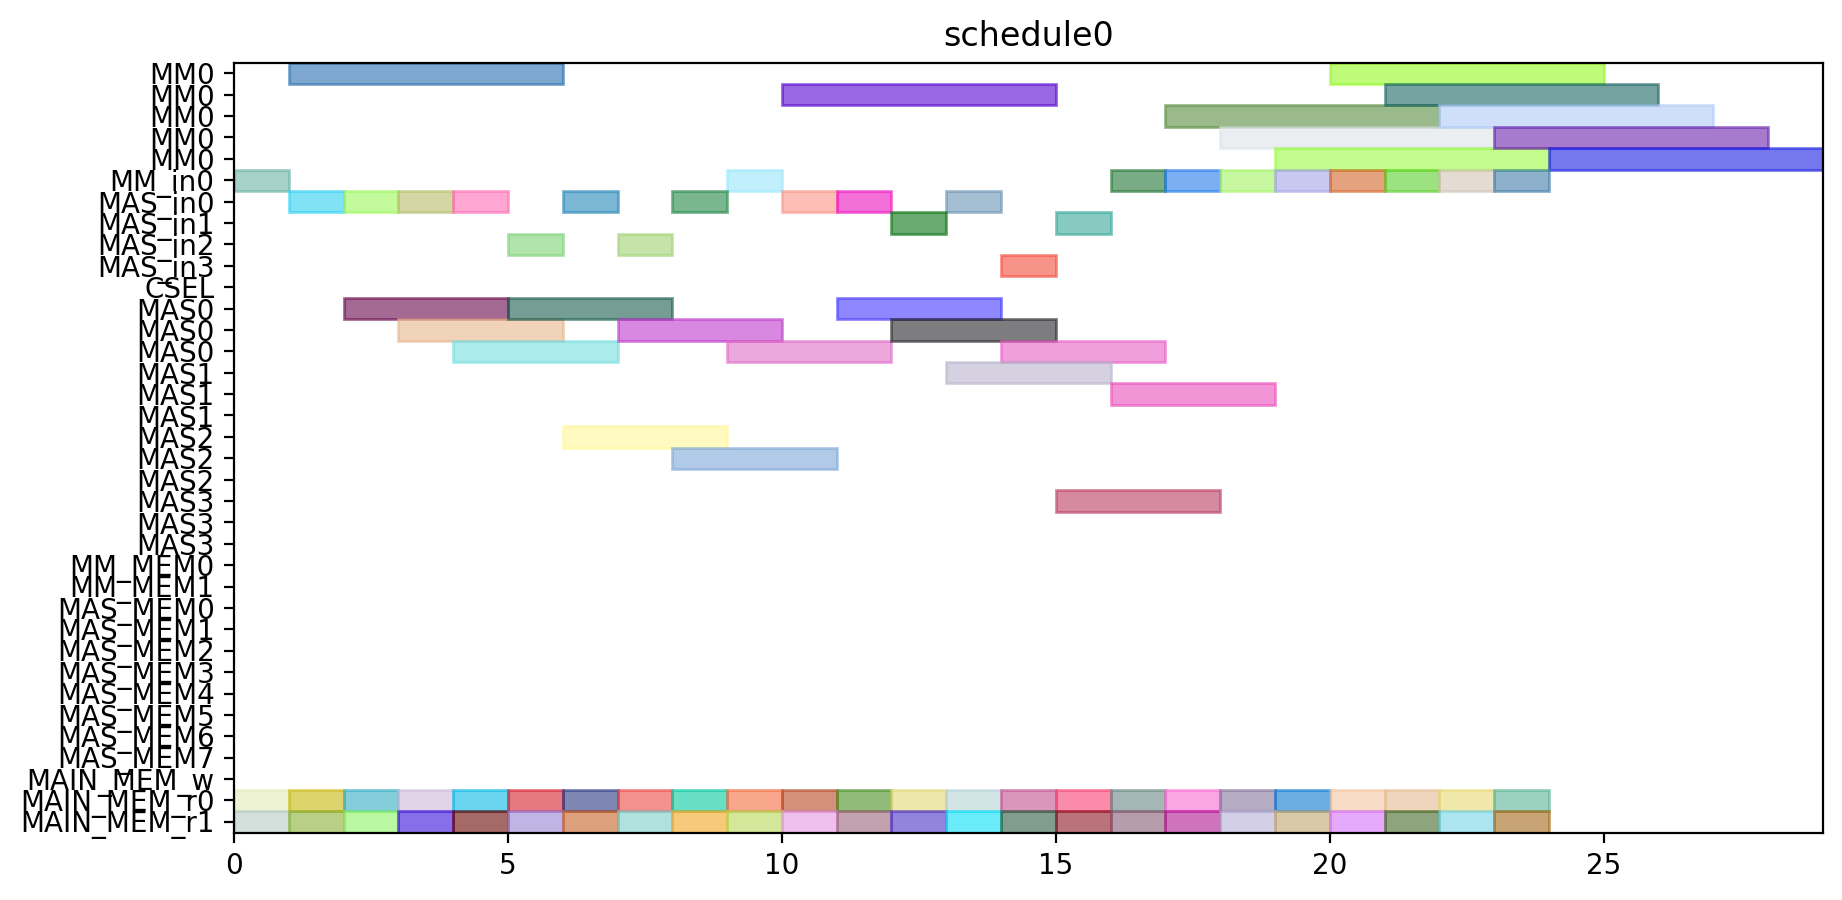

Write the Python code that produced this figure.
from pyschedule import Scenario, solvers, plotters, alt


def solve():
	horizon = 120
	S = Scenario("schedule0", horizon=horizon)

	# resource
	MM = S.Resources('MM', num=1, size=5)
	MM_in = S.Resources('MM_in', num=1)
	MAS_in = S.Resources('MAS_in', num=4)
	CSEL = S.Resource('CSEL')
	MAS = S.Resources('MAS', num=4, size=3, periods=range(1, horizon))
	MM_MEM = S.Resources('MM_MEM', num=2)
	MAS_MEM = S.Resources('MAS_MEM', num=8)
	MAIN_MEM_w = S.Resource('MAIN_MEM_w', size=1)
	MAIN_MEM_r = S.Resources('MAIN_MEM_r', num=2)

	# result of previous scheduling

	# new tasks
	t0_t0 = S.Task('t0_t0', length=3, delay_cost=1)
	t0_t0 += alt(MAS)
	t0_t0_in = S.Task('t0_t0_in', length=1, delay_cost=1)
	t0_t0_in += alt(MAS_in)
	S += t0_t0_in*MAS_in[0]<=t0_t0*MAS[0]

	S += t0_t0_in*MAS_in[1]<=t0_t0*MAS[1]

	S += t0_t0_in*MAS_in[2]<=t0_t0*MAS[2]

	S += t0_t0_in*MAS_in[3]<=t0_t0*MAS[3]

	t0_t0_mem0 = S.Task('t0_t0_mem0', length=1, delay_cost=1)
	t0_t0_mem0 += MAIN_MEM_r[0]
	S += t0_t0_mem0 <= t0_t0

	t0_t0_mem1 = S.Task('t0_t0_mem1', length=1, delay_cost=1)
	t0_t0_mem1 += MAIN_MEM_r[1]
	S += t0_t0_mem1 <= t0_t0

	t0_t1 = S.Task('t0_t1', length=3, delay_cost=1)
	t0_t1 += alt(MAS)
	t0_t1_in = S.Task('t0_t1_in', length=1, delay_cost=1)
	t0_t1_in += alt(MAS_in)
	S += t0_t1_in*MAS_in[0]<=t0_t1*MAS[0]

	S += t0_t1_in*MAS_in[1]<=t0_t1*MAS[1]

	S += t0_t1_in*MAS_in[2]<=t0_t1*MAS[2]

	S += t0_t1_in*MAS_in[3]<=t0_t1*MAS[3]

	t0_t1_mem0 = S.Task('t0_t1_mem0', length=1, delay_cost=1)
	t0_t1_mem0 += MAIN_MEM_r[0]
	S += t0_t1_mem0 <= t0_t1

	t0_t1_mem1 = S.Task('t0_t1_mem1', length=1, delay_cost=1)
	t0_t1_mem1 += MAIN_MEM_r[1]
	S += t0_t1_mem1 <= t0_t1

	t0_t3 = S.Task('t0_t3', length=5, delay_cost=1)
	t0_t3 += alt(MM)
	t0_t3_in = S.Task('t0_t3_in', length=1, delay_cost=1)
	t0_t3_in += alt(MM_in)
	S += t0_t3_in*MM_in[0]<=t0_t3*MM[0]
	t0_t3_mem0 = S.Task('t0_t3_mem0', length=1, delay_cost=1)
	t0_t3_mem0 += MAIN_MEM_r[0]
	S += t0_t3_mem0 <= t0_t3

	t0_t3_mem1 = S.Task('t0_t3_mem1', length=1, delay_cost=1)
	t0_t3_mem1 += MAIN_MEM_r[1]
	S += t0_t3_mem1 <= t0_t3

	t10 = S.Task('t10', length=3, delay_cost=1)
	t10 += alt(MAS)
	t10_in = S.Task('t10_in', length=1, delay_cost=1)
	t10_in += alt(MAS_in)
	S += t10_in*MAS_in[0]<=t10*MAS[0]

	S += t10_in*MAS_in[1]<=t10*MAS[1]

	S += t10_in*MAS_in[2]<=t10*MAS[2]

	S += t10_in*MAS_in[3]<=t10*MAS[3]

	t10_mem0 = S.Task('t10_mem0', length=1, delay_cost=1)
	t10_mem0 += MAIN_MEM_r[0]
	S += t10_mem0 <= t10

	t10_mem1 = S.Task('t10_mem1', length=1, delay_cost=1)
	t10_mem1 += MAIN_MEM_r[1]
	S += t10_mem1 <= t10

	t11 = S.Task('t11', length=3, delay_cost=1)
	t11 += alt(MAS)
	t11_in = S.Task('t11_in', length=1, delay_cost=1)
	t11_in += alt(MAS_in)
	S += t11_in*MAS_in[0]<=t11*MAS[0]

	S += t11_in*MAS_in[1]<=t11*MAS[1]

	S += t11_in*MAS_in[2]<=t11*MAS[2]

	S += t11_in*MAS_in[3]<=t11*MAS[3]

	t11_mem0 = S.Task('t11_mem0', length=1, delay_cost=1)
	t11_mem0 += MAIN_MEM_r[0]
	S += t11_mem0 <= t11

	t11_mem1 = S.Task('t11_mem1', length=1, delay_cost=1)
	t11_mem1 += MAIN_MEM_r[1]
	S += t11_mem1 <= t11

	t3_t0 = S.Task('t3_t0', length=5, delay_cost=1)
	t3_t0 += alt(MM)
	t3_t0_in = S.Task('t3_t0_in', length=1, delay_cost=1)
	t3_t0_in += alt(MM_in)
	S += t3_t0_in*MM_in[0]<=t3_t0*MM[0]
	t3_t0_mem0 = S.Task('t3_t0_mem0', length=1, delay_cost=1)
	t3_t0_mem0 += MAIN_MEM_r[0]
	S += t3_t0_mem0 <= t3_t0

	t3_t0_mem1 = S.Task('t3_t0_mem1', length=1, delay_cost=1)
	t3_t0_mem1 += MAIN_MEM_r[1]
	S += t3_t0_mem1 <= t3_t0

	t3_t1 = S.Task('t3_t1', length=5, delay_cost=1)
	t3_t1 += alt(MM)
	t3_t1_in = S.Task('t3_t1_in', length=1, delay_cost=1)
	t3_t1_in += alt(MM_in)
	S += t3_t1_in*MM_in[0]<=t3_t1*MM[0]
	t3_t1_mem0 = S.Task('t3_t1_mem0', length=1, delay_cost=1)
	t3_t1_mem0 += MAIN_MEM_r[0]
	S += t3_t1_mem0 <= t3_t1

	t3_t1_mem1 = S.Task('t3_t1_mem1', length=1, delay_cost=1)
	t3_t1_mem1 += MAIN_MEM_r[1]
	S += t3_t1_mem1 <= t3_t1

	t3_t2 = S.Task('t3_t2', length=3, delay_cost=1)
	t3_t2 += alt(MAS)
	t3_t2_in = S.Task('t3_t2_in', length=1, delay_cost=1)
	t3_t2_in += alt(MAS_in)
	S += t3_t2_in*MAS_in[0]<=t3_t2*MAS[0]

	S += t3_t2_in*MAS_in[1]<=t3_t2*MAS[1]

	S += t3_t2_in*MAS_in[2]<=t3_t2*MAS[2]

	S += t3_t2_in*MAS_in[3]<=t3_t2*MAS[3]

	t3_t2_mem0 = S.Task('t3_t2_mem0', length=1, delay_cost=1)
	t3_t2_mem0 += MAIN_MEM_r[0]
	S += t3_t2_mem0 <= t3_t2

	t3_t2_mem1 = S.Task('t3_t2_mem1', length=1, delay_cost=1)
	t3_t2_mem1 += MAIN_MEM_r[1]
	S += t3_t2_mem1 <= t3_t2

	t3_t3 = S.Task('t3_t3', length=3, delay_cost=1)
	t3_t3 += alt(MAS)
	t3_t3_in = S.Task('t3_t3_in', length=1, delay_cost=1)
	t3_t3_in += alt(MAS_in)
	S += t3_t3_in*MAS_in[0]<=t3_t3*MAS[0]

	S += t3_t3_in*MAS_in[1]<=t3_t3*MAS[1]

	S += t3_t3_in*MAS_in[2]<=t3_t3*MAS[2]

	S += t3_t3_in*MAS_in[3]<=t3_t3*MAS[3]

	t3_t3_mem0 = S.Task('t3_t3_mem0', length=1, delay_cost=1)
	t3_t3_mem0 += MAIN_MEM_r[0]
	S += t3_t3_mem0 <= t3_t3

	t3_t3_mem1 = S.Task('t3_t3_mem1', length=1, delay_cost=1)
	t3_t3_mem1 += MAIN_MEM_r[1]
	S += t3_t3_mem1 <= t3_t3

	t4_t0 = S.Task('t4_t0', length=3, delay_cost=1)
	t4_t0 += alt(MAS)
	t4_t0_in = S.Task('t4_t0_in', length=1, delay_cost=1)
	t4_t0_in += alt(MAS_in)
	S += t4_t0_in*MAS_in[0]<=t4_t0*MAS[0]

	S += t4_t0_in*MAS_in[1]<=t4_t0*MAS[1]

	S += t4_t0_in*MAS_in[2]<=t4_t0*MAS[2]

	S += t4_t0_in*MAS_in[3]<=t4_t0*MAS[3]

	t4_t0_mem0 = S.Task('t4_t0_mem0', length=1, delay_cost=1)
	t4_t0_mem0 += MAIN_MEM_r[0]
	S += t4_t0_mem0 <= t4_t0

	t4_t0_mem1 = S.Task('t4_t0_mem1', length=1, delay_cost=1)
	t4_t0_mem1 += MAIN_MEM_r[1]
	S += t4_t0_mem1 <= t4_t0

	t4_t1 = S.Task('t4_t1', length=3, delay_cost=1)
	t4_t1 += alt(MAS)
	t4_t1_in = S.Task('t4_t1_in', length=1, delay_cost=1)
	t4_t1_in += alt(MAS_in)
	S += t4_t1_in*MAS_in[0]<=t4_t1*MAS[0]

	S += t4_t1_in*MAS_in[1]<=t4_t1*MAS[1]

	S += t4_t1_in*MAS_in[2]<=t4_t1*MAS[2]

	S += t4_t1_in*MAS_in[3]<=t4_t1*MAS[3]

	t4_t1_mem0 = S.Task('t4_t1_mem0', length=1, delay_cost=1)
	t4_t1_mem0 += MAIN_MEM_r[0]
	S += t4_t1_mem0 <= t4_t1

	t4_t1_mem1 = S.Task('t4_t1_mem1', length=1, delay_cost=1)
	t4_t1_mem1 += MAIN_MEM_r[1]
	S += t4_t1_mem1 <= t4_t1

	t4_t3 = S.Task('t4_t3', length=5, delay_cost=1)
	t4_t3 += alt(MM)
	t4_t3_in = S.Task('t4_t3_in', length=1, delay_cost=1)
	t4_t3_in += alt(MM_in)
	S += t4_t3_in*MM_in[0]<=t4_t3*MM[0]
	t4_t3_mem0 = S.Task('t4_t3_mem0', length=1, delay_cost=1)
	t4_t3_mem0 += MAIN_MEM_r[0]
	S += t4_t3_mem0 <= t4_t3

	t4_t3_mem1 = S.Task('t4_t3_mem1', length=1, delay_cost=1)
	t4_t3_mem1 += MAIN_MEM_r[1]
	S += t4_t3_mem1 <= t4_t3

	t5_t0 = S.Task('t5_t0', length=5, delay_cost=1)
	t5_t0 += alt(MM)
	t5_t0_in = S.Task('t5_t0_in', length=1, delay_cost=1)
	t5_t0_in += alt(MM_in)
	S += t5_t0_in*MM_in[0]<=t5_t0*MM[0]
	t5_t0_mem0 = S.Task('t5_t0_mem0', length=1, delay_cost=1)
	t5_t0_mem0 += MAIN_MEM_r[0]
	S += t5_t0_mem0 <= t5_t0

	t5_t0_mem1 = S.Task('t5_t0_mem1', length=1, delay_cost=1)
	t5_t0_mem1 += MAIN_MEM_r[1]
	S += t5_t0_mem1 <= t5_t0

	t5_t1 = S.Task('t5_t1', length=5, delay_cost=1)
	t5_t1 += alt(MM)
	t5_t1_in = S.Task('t5_t1_in', length=1, delay_cost=1)
	t5_t1_in += alt(MM_in)
	S += t5_t1_in*MM_in[0]<=t5_t1*MM[0]
	t5_t1_mem0 = S.Task('t5_t1_mem0', length=1, delay_cost=1)
	t5_t1_mem0 += MAIN_MEM_r[0]
	S += t5_t1_mem0 <= t5_t1

	t5_t1_mem1 = S.Task('t5_t1_mem1', length=1, delay_cost=1)
	t5_t1_mem1 += MAIN_MEM_r[1]
	S += t5_t1_mem1 <= t5_t1

	t5_t2 = S.Task('t5_t2', length=3, delay_cost=1)
	t5_t2 += alt(MAS)
	t5_t2_in = S.Task('t5_t2_in', length=1, delay_cost=1)
	t5_t2_in += alt(MAS_in)
	S += t5_t2_in*MAS_in[0]<=t5_t2*MAS[0]

	S += t5_t2_in*MAS_in[1]<=t5_t2*MAS[1]

	S += t5_t2_in*MAS_in[2]<=t5_t2*MAS[2]

	S += t5_t2_in*MAS_in[3]<=t5_t2*MAS[3]

	t5_t2_mem0 = S.Task('t5_t2_mem0', length=1, delay_cost=1)
	t5_t2_mem0 += MAIN_MEM_r[0]
	S += t5_t2_mem0 <= t5_t2

	t5_t2_mem1 = S.Task('t5_t2_mem1', length=1, delay_cost=1)
	t5_t2_mem1 += MAIN_MEM_r[1]
	S += t5_t2_mem1 <= t5_t2

	t5_t3 = S.Task('t5_t3', length=3, delay_cost=1)
	t5_t3 += alt(MAS)
	t5_t3_in = S.Task('t5_t3_in', length=1, delay_cost=1)
	t5_t3_in += alt(MAS_in)
	S += t5_t3_in*MAS_in[0]<=t5_t3*MAS[0]

	S += t5_t3_in*MAS_in[1]<=t5_t3*MAS[1]

	S += t5_t3_in*MAS_in[2]<=t5_t3*MAS[2]

	S += t5_t3_in*MAS_in[3]<=t5_t3*MAS[3]

	t5_t3_mem0 = S.Task('t5_t3_mem0', length=1, delay_cost=1)
	t5_t3_mem0 += MAIN_MEM_r[0]
	S += t5_t3_mem0 <= t5_t3

	t5_t3_mem1 = S.Task('t5_t3_mem1', length=1, delay_cost=1)
	t5_t3_mem1 += MAIN_MEM_r[1]
	S += t5_t3_mem1 <= t5_t3

	t6_t0 = S.Task('t6_t0', length=5, delay_cost=1)
	t6_t0 += alt(MM)
	t6_t0_in = S.Task('t6_t0_in', length=1, delay_cost=1)
	t6_t0_in += alt(MM_in)
	S += t6_t0_in*MM_in[0]<=t6_t0*MM[0]
	t6_t0_mem0 = S.Task('t6_t0_mem0', length=1, delay_cost=1)
	t6_t0_mem0 += MAIN_MEM_r[0]
	S += t6_t0_mem0 <= t6_t0

	t6_t0_mem1 = S.Task('t6_t0_mem1', length=1, delay_cost=1)
	t6_t0_mem1 += MAIN_MEM_r[1]
	S += t6_t0_mem1 <= t6_t0

	t6_t1 = S.Task('t6_t1', length=5, delay_cost=1)
	t6_t1 += alt(MM)
	t6_t1_in = S.Task('t6_t1_in', length=1, delay_cost=1)
	t6_t1_in += alt(MM_in)
	S += t6_t1_in*MM_in[0]<=t6_t1*MM[0]
	t6_t1_mem0 = S.Task('t6_t1_mem0', length=1, delay_cost=1)
	t6_t1_mem0 += MAIN_MEM_r[0]
	S += t6_t1_mem0 <= t6_t1

	t6_t1_mem1 = S.Task('t6_t1_mem1', length=1, delay_cost=1)
	t6_t1_mem1 += MAIN_MEM_r[1]
	S += t6_t1_mem1 <= t6_t1

	t6_t2 = S.Task('t6_t2', length=3, delay_cost=1)
	t6_t2 += alt(MAS)
	t6_t2_in = S.Task('t6_t2_in', length=1, delay_cost=1)
	t6_t2_in += alt(MAS_in)
	S += t6_t2_in*MAS_in[0]<=t6_t2*MAS[0]

	S += t6_t2_in*MAS_in[1]<=t6_t2*MAS[1]

	S += t6_t2_in*MAS_in[2]<=t6_t2*MAS[2]

	S += t6_t2_in*MAS_in[3]<=t6_t2*MAS[3]

	t6_t2_mem0 = S.Task('t6_t2_mem0', length=1, delay_cost=1)
	t6_t2_mem0 += MAIN_MEM_r[0]
	S += t6_t2_mem0 <= t6_t2

	t6_t2_mem1 = S.Task('t6_t2_mem1', length=1, delay_cost=1)
	t6_t2_mem1 += MAIN_MEM_r[1]
	S += t6_t2_mem1 <= t6_t2

	t6_t3 = S.Task('t6_t3', length=3, delay_cost=1)
	t6_t3 += alt(MAS)
	t6_t3_in = S.Task('t6_t3_in', length=1, delay_cost=1)
	t6_t3_in += alt(MAS_in)
	S += t6_t3_in*MAS_in[0]<=t6_t3*MAS[0]

	S += t6_t3_in*MAS_in[1]<=t6_t3*MAS[1]

	S += t6_t3_in*MAS_in[2]<=t6_t3*MAS[2]

	S += t6_t3_in*MAS_in[3]<=t6_t3*MAS[3]

	t6_t3_mem0 = S.Task('t6_t3_mem0', length=1, delay_cost=1)
	t6_t3_mem0 += MAIN_MEM_r[0]
	S += t6_t3_mem0 <= t6_t3

	t6_t3_mem1 = S.Task('t6_t3_mem1', length=1, delay_cost=1)
	t6_t3_mem1 += MAIN_MEM_r[1]
	S += t6_t3_mem1 <= t6_t3

	t7_t0 = S.Task('t7_t0', length=5, delay_cost=1)
	t7_t0 += alt(MM)
	t7_t0_in = S.Task('t7_t0_in', length=1, delay_cost=1)
	t7_t0_in += alt(MM_in)
	S += t7_t0_in*MM_in[0]<=t7_t0*MM[0]
	t7_t0_mem0 = S.Task('t7_t0_mem0', length=1, delay_cost=1)
	t7_t0_mem0 += MAIN_MEM_r[0]
	S += t7_t0_mem0 <= t7_t0

	t7_t0_mem1 = S.Task('t7_t0_mem1', length=1, delay_cost=1)
	t7_t0_mem1 += MAIN_MEM_r[1]
	S += t7_t0_mem1 <= t7_t0

	t7_t1 = S.Task('t7_t1', length=5, delay_cost=1)
	t7_t1 += alt(MM)
	t7_t1_in = S.Task('t7_t1_in', length=1, delay_cost=1)
	t7_t1_in += alt(MM_in)
	S += t7_t1_in*MM_in[0]<=t7_t1*MM[0]
	t7_t1_mem0 = S.Task('t7_t1_mem0', length=1, delay_cost=1)
	t7_t1_mem0 += MAIN_MEM_r[0]
	S += t7_t1_mem0 <= t7_t1

	t7_t1_mem1 = S.Task('t7_t1_mem1', length=1, delay_cost=1)
	t7_t1_mem1 += MAIN_MEM_r[1]
	S += t7_t1_mem1 <= t7_t1

	t7_t2 = S.Task('t7_t2', length=3, delay_cost=1)
	t7_t2 += alt(MAS)
	t7_t2_in = S.Task('t7_t2_in', length=1, delay_cost=1)
	t7_t2_in += alt(MAS_in)
	S += t7_t2_in*MAS_in[0]<=t7_t2*MAS[0]

	S += t7_t2_in*MAS_in[1]<=t7_t2*MAS[1]

	S += t7_t2_in*MAS_in[2]<=t7_t2*MAS[2]

	S += t7_t2_in*MAS_in[3]<=t7_t2*MAS[3]

	t7_t2_mem0 = S.Task('t7_t2_mem0', length=1, delay_cost=1)
	t7_t2_mem0 += MAIN_MEM_r[0]
	S += t7_t2_mem0 <= t7_t2

	t7_t2_mem1 = S.Task('t7_t2_mem1', length=1, delay_cost=1)
	t7_t2_mem1 += MAIN_MEM_r[1]
	S += t7_t2_mem1 <= t7_t2

	t7_t3 = S.Task('t7_t3', length=3, delay_cost=1)
	t7_t3 += alt(MAS)
	t7_t3_in = S.Task('t7_t3_in', length=1, delay_cost=1)
	t7_t3_in += alt(MAS_in)
	S += t7_t3_in*MAS_in[0]<=t7_t3*MAS[0]

	S += t7_t3_in*MAS_in[1]<=t7_t3*MAS[1]

	S += t7_t3_in*MAS_in[2]<=t7_t3*MAS[2]

	S += t7_t3_in*MAS_in[3]<=t7_t3*MAS[3]

	t7_t3_mem0 = S.Task('t7_t3_mem0', length=1, delay_cost=1)
	t7_t3_mem0 += MAIN_MEM_r[0]
	S += t7_t3_mem0 <= t7_t3

	t7_t3_mem1 = S.Task('t7_t3_mem1', length=1, delay_cost=1)
	t7_t3_mem1 += MAIN_MEM_r[1]
	S += t7_t3_mem1 <= t7_t3

	solvers.mip.solve(S,msg=1,kind='CPLEX',ratio_gap=1.01)

	solution = [['hoge']*len(S.solution()[1]) for i in range(len(S.solution()))]
	for i in range(len(S.solution())):
		for j in range(len(S.solution()[i])):
			solution[i][j]=str(S.solution()[i][j])
	print(solution)

	cycles = int(solution[-1][3])

	pic_file_name = "/home/mfukuda/ABE/multiRAM_multiMAS_16mux/scheduling_result/stage5MM1_stage3MAS4/SQR012345/schedule0.png"
	if(S.solution() != []):
		plotters.matplotlib.plot(S,img_filename=pic_file_name, show_task_labels=False, fig_size=(cycles*0.25+3, 5))

	return solution
